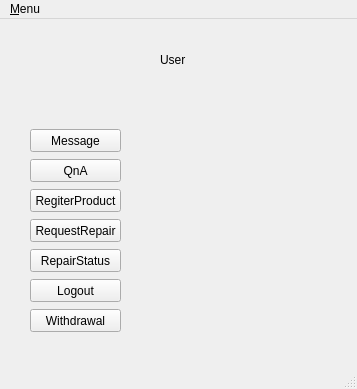
<?xml version="1.0" encoding="UTF-8"?>
<ui version="4.0">
 <class>UserWindow</class>
 <widget class="QMainWindow" name="UserWindow">
  <property name="geometry">
   <rect>
    <x>0</x>
    <y>0</y>
    <width>357</width>
    <height>389</height>
   </rect>
  </property>
  <property name="windowTitle">
   <string>MainWindow</string>
  </property>
  <widget class="QWidget" name="centralwidget">
   <widget class="QLabel" name="label">
    <property name="geometry">
     <rect>
      <x>160</x>
      <y>30</y>
      <width>111</width>
      <height>21</height>
     </rect>
    </property>
    <property name="text">
     <string>User</string>
    </property>
   </widget>
   <widget class="QPushButton" name="RegiterProduct">
    <property name="geometry">
     <rect>
      <x>30</x>
      <y>170</y>
      <width>91</width>
      <height>23</height>
     </rect>
    </property>
    <property name="text">
     <string>RegiterProduct</string>
    </property>
   </widget>
   <widget class="QPushButton" name="RepairStatus">
    <property name="geometry">
     <rect>
      <x>30</x>
      <y>230</y>
      <width>91</width>
      <height>23</height>
     </rect>
    </property>
    <property name="text">
     <string>RepairStatus</string>
    </property>
   </widget>
   <widget class="QPushButton" name="message">
    <property name="geometry">
     <rect>
      <x>30</x>
      <y>110</y>
      <width>91</width>
      <height>23</height>
     </rect>
    </property>
    <property name="text">
     <string>Message</string>
    </property>
   </widget>
   <widget class="QPushButton" name="RequestRepair">
    <property name="geometry">
     <rect>
      <x>30</x>
      <y>200</y>
      <width>91</width>
      <height>23</height>
     </rect>
    </property>
    <property name="text">
     <string>RequestRepair</string>
    </property>
   </widget>
   <widget class="QPushButton" name="QnA">
    <property name="geometry">
     <rect>
      <x>30</x>
      <y>140</y>
      <width>91</width>
      <height>23</height>
     </rect>
    </property>
    <property name="text">
     <string>QnA</string>
    </property>
   </widget>
   <widget class="QPushButton" name="logout">
    <property name="geometry">
     <rect>
      <x>30</x>
      <y>260</y>
      <width>91</width>
      <height>23</height>
     </rect>
    </property>
    <property name="text">
     <string>Logout</string>
    </property>
   </widget>
   <widget class="QPushButton" name="Withdrawal">
    <property name="geometry">
     <rect>
      <x>30</x>
      <y>290</y>
      <width>91</width>
      <height>23</height>
     </rect>
    </property>
    <property name="text">
     <string>Withdrawal</string>
    </property>
   </widget>
  </widget>
  <widget class="QMenuBar" name="menubar">
   <property name="geometry">
    <rect>
     <x>0</x>
     <y>0</y>
     <width>357</width>
     <height>21</height>
    </rect>
   </property>
   <widget class="QMenu" name="menu_Menu">
    <property name="title">
     <string>&amp;Menu</string>
    </property>
    <addaction name="action_Logout"/>
   </widget>
   <addaction name="menu_Menu"/>
  </widget>
  <widget class="QStatusBar" name="statusbar"/>
  <action name="action_Logout">
   <property name="text">
    <string>&amp;Logout</string>
   </property>
  </action>
 </widget>
 <resources/>
 <connections/>
</ui>
